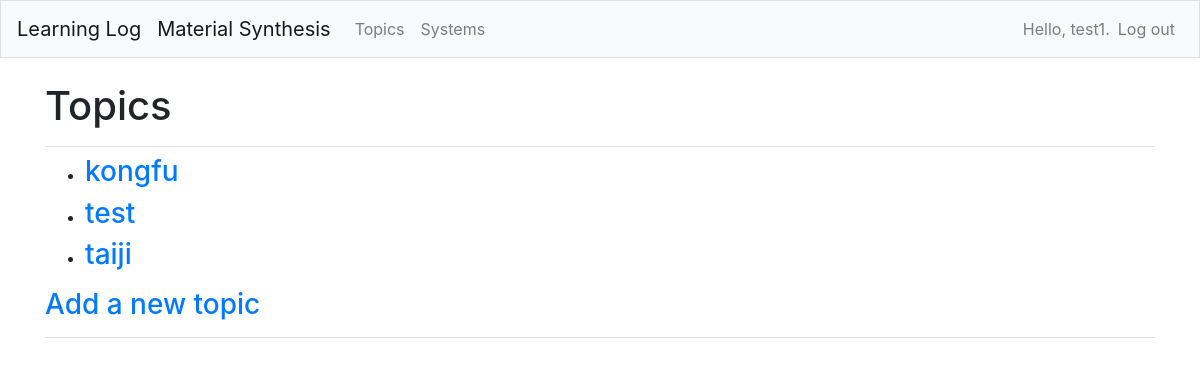
The page /topics/ (signed in) on the database its author committed.
### learning_logs/models.py (models this page shows)
class Topic(models.Model):
	text = models.CharField(max_length=200)
	date_added = models.DateTimeField(auto_now_add=True)
	owner = models.ForeignKey(User, on_delete=models.CASCADE)
	def __str__(self):
		return self.text

### learning_logs/views.py (the view)
# urls.py: path('topics/',views.topics, name='topics'),
@login_required
def topics(request):
	topics = Topic.objects.filter(owner=request.user).order_by('date_added')
	context = {'topics': topics}
	return render(request, 'learning_logs/topics.html',context)

### learning_logs/templates/learning_logs/topics.html
{% extends "learning_logs/base.html" %}
{% block page_header %}
<h1>Topics</h1>
{% endblock page_header %}
{% block content %}
<ul>
  {% for topic in topics %}
   <li><h3>
   <a href="{% url 'learning_logs:topic' topic.id %}">{{topic}}</a>
   </h3></li>
  {% empty %}
   <li><h3>No topics have been added yet.</h3></li>
  {% endfor %}
</ul>
<h3><a href="{% url 'learning_logs:new_topic' %}">Add a new topic</a></h3>
{% endblock content %}

### learning_logs/templates/learning_logs/base.html (shortened to what this page needs)
{% load bootstrap4 %}
<!doctype html>
<html lang="en">
<head>
  {% bootstrap_css %}
</head>
<body>
  <nav class="navbar navbar-expand-md navbar-light bg-light mb-4 border">
    <a class="navbar-brand" href="{% url 'learning_logs:index'%}">Learning Log</a>
    <a class="navbar-brand" href="{% url 'material_synthesis:index'%}">Material Synthesis</a>
    <div class="collapse navbar-collapse" id="navbarCollapse">
      <ul class="navbar-nav mr-auto">
         <li class="nav-item">
           <a class="nav-link" href="{% url 'learning_logs:topics'%}">
                Topics</a></li>
         <li class="nav-item">
           <a class="nav-link" href="{% url 'material_synthesis:systems'%}">
                Systems</a></li>
      </ul>
      <ul class="navbar-nav ml-auto">
        {% if user.is_authenticated %}
           <li class="nav-item">
              <span class="navbar-text">Hello, {{ user.username }}.</span>
           </li>
           <li class="nav-item">
              <a class="nav-link" href="{% url 'users:logout'%}">Log out</a>
           </li>
        {% endif %}
      </ul>
    </div>
  </nav>
  <main role="main" class="container">
    <div class="pb-2 mb-2 border-bottom">
      {% block page_header %}{% endblock page_header %}
    </div>
    <div class="pb-2 mb-2 border-bottom">
      {% block content %}{% endblock content %}
    </div>
  </main>
</body>
</html>

### rows shown on the page
Topic: text "kongfu"
Topic: text "test"
Topic: text "taiji"

### other values the page prints
{{ user.username }} "test1"
